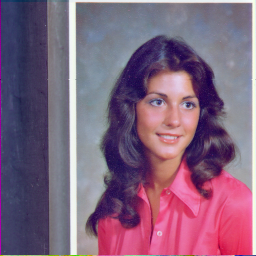
#> input picture images/4.1.04.tiff, 256 x 256 px
$ python main.py
#> lines starting #> are read from the running program, lines starting #| are printed output that depends on the picture
### scramble.py
def catMap(x,y,size):
	xNew=(2*x+y)%size
	yNew=(x+y)%size
	return xNew,yNew

### encryption.py
from PIL import Image
def e1(pixels,size,x,u):
	newImg=Image.new("L",(size,size),(0))
	newPixels=newImg.load()
	for i in range(size):
		for j in range(size):
			newPixels[i,j]=pixels[i,j]^int((x*(10**6))%256)
			x=u*x*(1-x)
	return newImg

### main.py
from scramble import catMap
from encryption import e1
from PIL import Image

inputPath="images/"
outputPath="output/"
imageName="4.1.04.tiff"
def main(size,L):
#> called with size = 256, L = 192
    img=Image.open(inputPath+imageName)
#> img is the input picture: PIL image 256x256 RGB; mean R, G, B 129.2, 99.3, 125.2
    grayImg=img.convert("L")
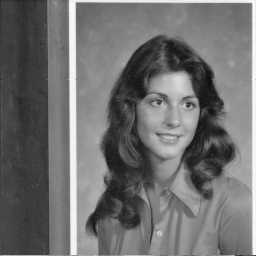
#> grayImg: PIL image 256x256 L; min 14, max 250, mean 111.2
    grayImg.save("output/scramble/0.png")
    grayPixels=grayImg.load()
    oldPixels=grayPixels
    newImg=Image.new("L",(size,size),(0))
#> newImg: PIL image 256x256 L; every value is 0
    newPixels=newImg.load()
    z=0
    while(z<L):
        z=z+1
        for i in range(size):
            for j in range(size):
                x,y=catMap(i,j,size)
                newPixels[x,y]=oldPixels[i,j]
        if z==90:
            encryptedImage=e1(newPixels,size,0.5,3.14)
            encryptedImage.save(outputPath+str(z)+".encrypted.png")
            pass
        path=outputPath+"scramble/"+str(z)+".png"
        newImg.save(path)
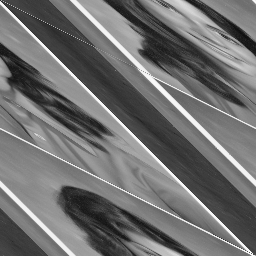
#> saved as 1.png: PIL image 256x256 L; min 14, max 250, mean 111.2
        if(z%10==0):
            print("Image saved "+path)
        oldImg=Image.open(path)
        oldPixels=oldImg.load()

main(256,192)
